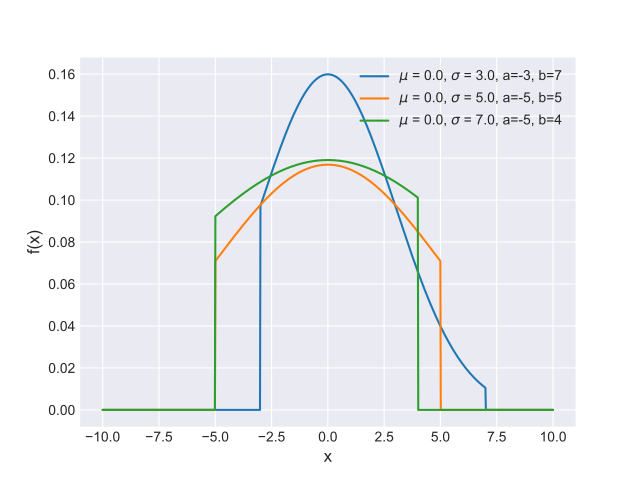

Source code (Python):
import matplotlib.pyplot as plt
import numpy as np
import scipy.stats as st
plt.style.use('seaborn-darkgrid')
x = np.linspace(-10, 10, 1000)
mus = [0.,  0., 0.]
sigmas = [3.,5.,7.]
a1 = [-3, -5, -5]
b1 = [7, 5, 4]
for mu, sigma, a, b in zip(mus, sigmas,a1,b1):
    an, bn = (a - mu) / sigma, (b - mu) / sigma
    pdf = st.truncnorm.pdf(x, an,bn, loc=mu, scale=sigma)
    plt.plot(x, pdf, label=r'$\mu$ = {}, $\sigma$ = {}, a={}, b={}'.format(mu, sigma, a, b))
plt.xlabel('x', fontsize=12)
plt.ylabel('f(x)', fontsize=12)
plt.legend(loc=1)
plt.show()
